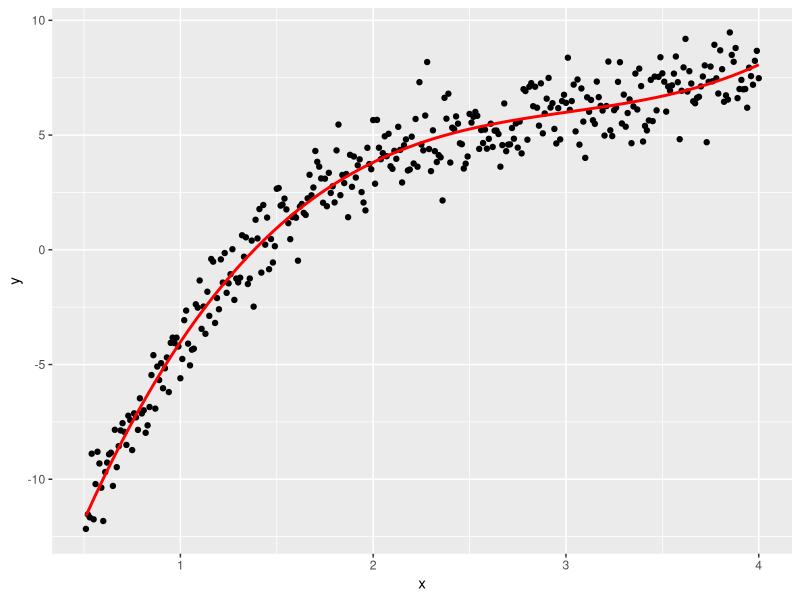
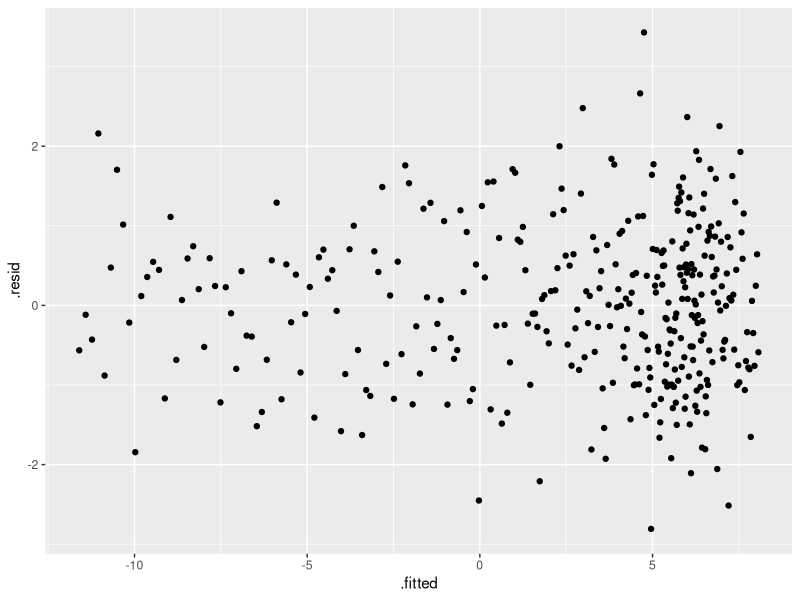
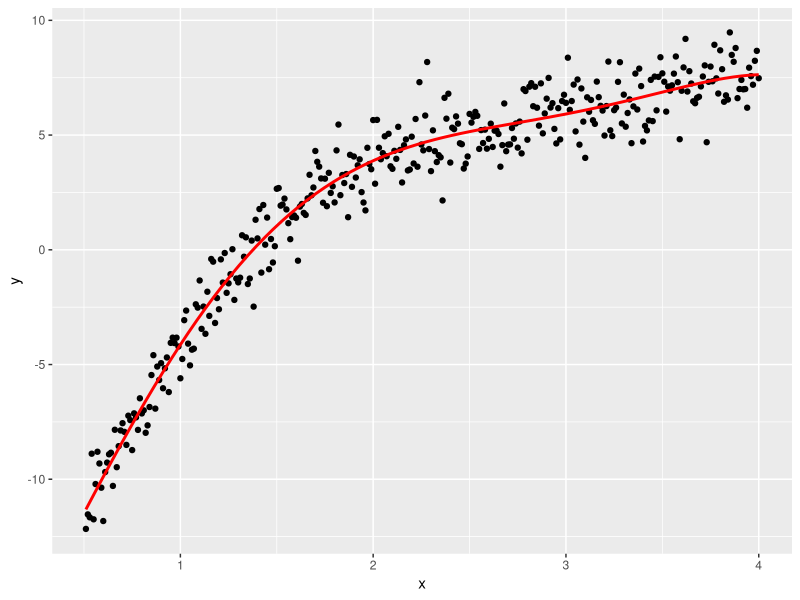
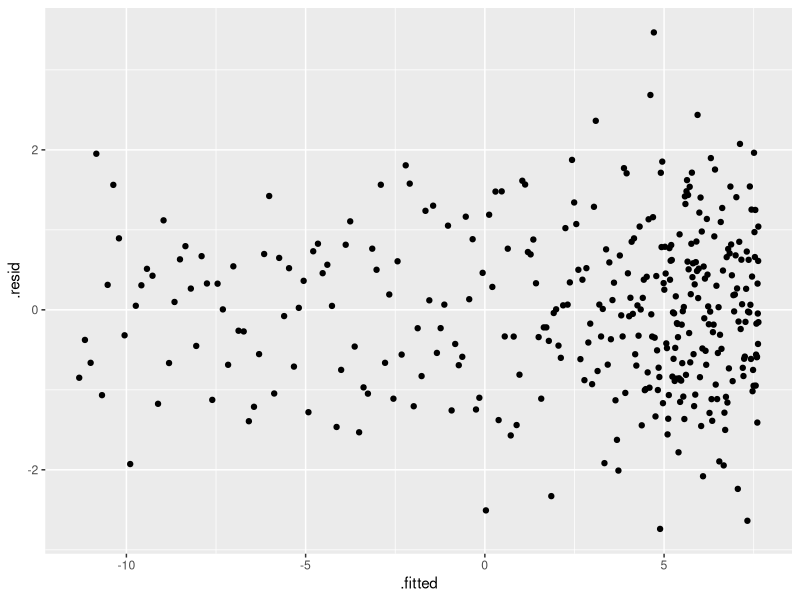

Source code (R) for these figures, in order: (Note: this script raises an error after producing the figures.)
## ---- chunk 1
knitr::opts_chunk$set(echo=FALSE)
library(dplyr)
data(trees)
## ---- chunk 2
library(dplyr)
library(ggplot2)
x <- 51:400/100
y <- x^3 - 9*x^2 + 28*x - 24 + rnorm(length(x))
poly_data <- data_frame(x=x, y=y)

poly1 <- lm(y ~ x, poly_data)
poly2 <- lm(y ~ x + I(x^2), poly_data)
poly3 <- lm(y ~ x + I(x^2) + I(x^3), poly_data)
poly4 <- lm(y ~ x + I(x^2) + I(x^3) + I(x^4), poly_data)
poly5 <- lm(y ~ x + I(x^2) + I(x^3) + I(x^4) + I(x^5), poly_data)
## ---- chunk 3
library(broom)
tidy(poly3)
glance(poly3)[1]
## ---- chunk 4
poly_data %>% 
  ggplot(aes(x=x, y=y)) + geom_point() +
  geom_smooth(method="lm", formula = formula(poly3), se=FALSE, color="red")
## ---- chunk 5
poly3 %>% 
  ggplot(aes(x=.fitted, y=.resid)) + geom_point()
## ---- chunk 6
library(broom)
tidy(poly5)
glance(poly5)[1]
## ---- chunk 7
poly_data %>% 
  ggplot(aes(x=x, y=y)) + geom_point() +
  geom_smooth(method="lm", formula = formula(poly5), se=FALSE, color="red")
## ---- chunk 8
poly5 %>% 
  ggplot(aes(x=.fitted, y=.resid)) + geom_point()
## ---- chunk 9
anova_table <- function(lmo) {
  tidy(anova(lmo)) %>%
    mutate(regr=df==1) %>% 
    group_by(regr) %>% 
    summarize(df=sum(df), sumsq=sum(sumsq)) %>% arrange(-regr) -> lmo_2
  
  lmo_2$ms <- lmo_2$sumsq/lmo_2$df
  names(lmo_2)[1] <- "source"
  lmo_2$source <- c("Regression", "Error")
  lmo_2$F <- c(exp(-diff(log(lmo_2$ms))), NA)
  lmo_2$"p-value" <- pf(lmo_2$F, lmo_2$df[1], lmo_2$df[2], lower.tail = FALSE)
  return(lmo_2)
}

## ---- chunk 10
library(xtable)
print.xtable(xtable(anova_table(poly3),), "HTML", include.rownames=FALSE)
## ---- chunk 11
library(xtable)
print.xtable(xtable(anova_table(poly5),), "HTML", include.rownames=FALSE)
## ---- chunk 12
powers <- cbind(x=x, x2=x^2, x3=x)
print.xtable(xtable(cor(cbind(x, x^2, x^3, x^4, x^5)), digits=5), "HTML",
             include.rownames = FALSE, include.colnames = FALSE)
## ---- chunk 13
library(rio)
boiler <- import("boiler.CSV")
boiler %>% 
  lm(hours ~ cap + kPa + cap*kPa, data=.) %>% summary
## ---- chunk 14
boiler %>% 
  lm(hours ~ cap + kPa, data=.) %>% summary
